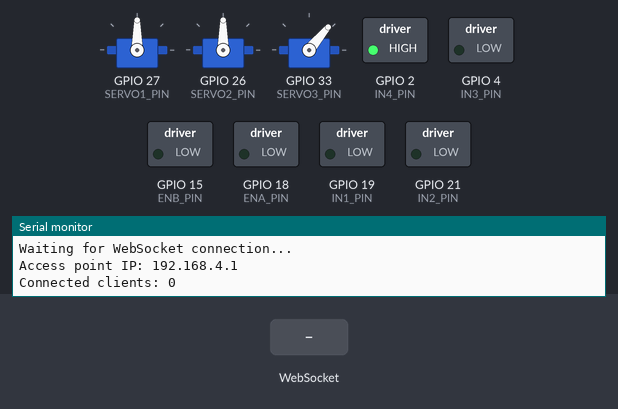
The sketch below on a simulated ESP32. Parts: 3 × servo, switched loads named in the sketch (green lamp = pin HIGH), the last lines printed to the serial monitor. Inputs (shaded band) come from the test bench.

Above: at 1.2 s.
1.3 s: WebSocket text "1" received
At 1.9 s:
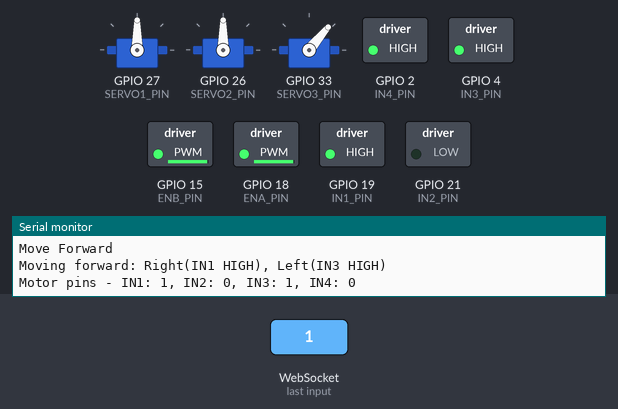
2.8 s: WebSocket text "2" received
At 4.0 s:
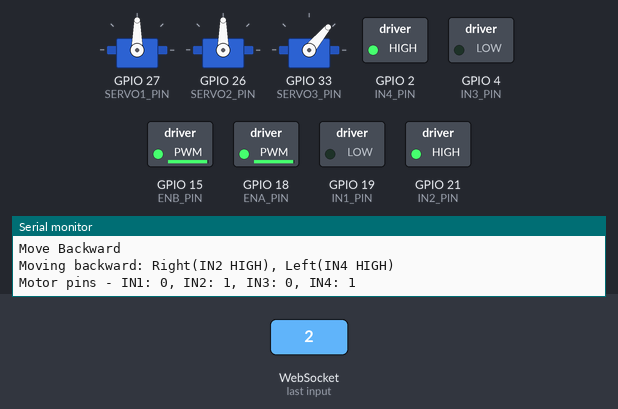
4.3 s: WebSocket text "4" received
At 5.3 s:
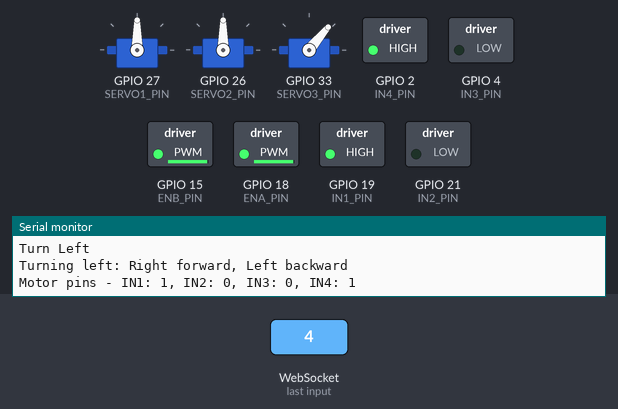
5.8 s: WebSocket text "8" received
At 6.4 s:
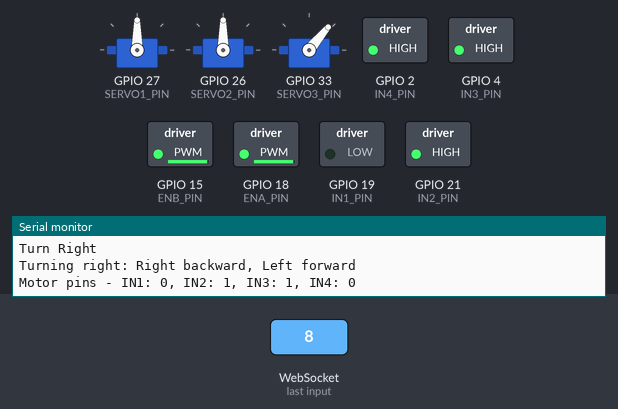
Timing chart, 0 to 8.8 s (numbered marks = the images above; inputs shaded):
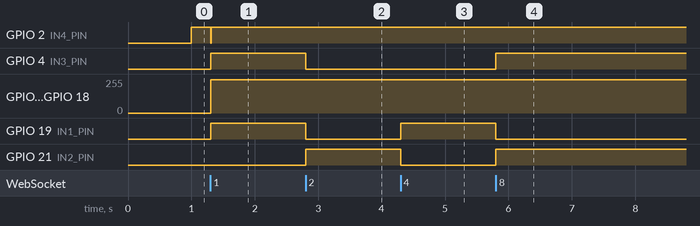

Measured:
- after the input at 1.3 s, GPIO 2 (IN4_PIN): HIGH → LOW after 0.00 s instead of 0.70 s; GPIO 4 (IN3_PIN), GPIO 19 (IN1_PIN): LOW → HIGH at once; GPIO 15 (ENB_PIN), GPIO 18 (ENA_PIN): 0/255 → 250/255 at once
- after the input at 2.8 s, GPIO 4 (IN3_PIN), GPIO 19 (IN1_PIN): HIGH → LOW at once; GPIO 21 (IN2_PIN): LOW → HIGH at once
- after the input at 4.3 s, GPIO 19 (IN1_PIN): LOW → HIGH at once; GPIO 21 (IN2_PIN): HIGH → LOW at once
- after the input at 5.8 s, GPIO 4 (IN3_PIN), GPIO 21 (IN2_PIN): LOW → HIGH at once; GPIO 19 (IN1_PIN): HIGH → LOW at once

The sketch:

ESP32-RC.ino
```cpp
#include <WiFi.h>
#include <WebServer.h>
#include <WebSocketsServer.h>
#include <ESP32Servo.h>
#include "index.h"

#define CMD_STOP 0
#define CMD_FORWARD 1
#define CMD_BACKWARD 2
#define CMD_LEFT 4
#define CMD_RIGHT 8

// Add slow movement commands
#define CMD_SLOW_FORWARD 101
#define CMD_SLOW_BACKWARD 102
#define CMD_SLOW_LEFT 104
#define CMD_SLOW_RIGHT 108

// Servo commands
#define CMD_SERVO1 16
#define CMD_SERVO2 32
#define CMD_SERVO3 64

// Motor pin definitions - corrected to match standard L298N wiring
// Right motor
#define ENA_PIN 18  // Enable pin for right motor
#define IN1_PIN 19  // Control pin 1 for right motor
#define IN2_PIN 21  // Control pin 2 for right motor
// Left motor
#define ENB_PIN 15   // Enable pin for left motor - using pin 5 which supports PWM
#define IN3_PIN 4  // Control pin 1 for left motor - changed to 15 (supports output)
#define IN4_PIN 2   // Control pin 2 for left motor - changed to 2 (supports output)

// LED indicator pin
#define LED_PIN T2  // Using T2 pin for connection status LED

// LED status variables
bool clientConnected = false;
unsigned long lastBlinkTime = 0;
bool ledState = false;

// Servo pins - modified to avoid conflict with motor pins
#define SERVO1_PIN 27
#define SERVO2_PIN 26
#define SERVO3_PIN 33

// Motor speeds
#define MOTOR_BASE_SPEED 250
#define MOTOR_SLOW_SPEED 160

// Create servo objects
Servo servo1;
Servo servo2;
Servo servo3;

// Servo positions (0-180)
int servo1Pos = 90;
int servo2Pos = 90;
int servo3Pos = 50;

// Last servo positions to track changes
int lastServo1Pos = 90;
int lastServo2Pos = 90;
int lastServo3Pos = 50;

// Access point credentials
const char* ap_ssid = "Mat ngu trien mien";     // Name of the access point
const char* ap_password = "monggiadinhanlanh";     // Password for the access point (min 8 chars)

// IP configurations for AP mode
IPAddress ap_local_IP(192, 168, 4, 1);
IPAddress ap_gateway(192, 168, 4, 1);
IPAddress ap_subnet(255, 255, 255, 0);

WebServer server(80);
WebSocketsServer webSocket = WebSocketsServer(81);  // WebSocket server on port 81

void webSocketEvent(uint8_t num, WStype_t type, uint8_t* payload, size_t length) {
  switch (type) {
    case WStype_DISCONNECTED:
      Serial.printf("[%u] Disconnected!\n", num);
      // Update connection status when all clients are disconnected
      if (webSocket.connectedClients() == 0) {
        clientConnected = false;
      }
      break;
    case WStype_CONNECTED:
      {
        IPAddress ip = webSocket.remoteIP(num);
        Serial.printf("[%u] Connected from %d.%d.%d.%d\n", num, ip[0], ip[1], ip[2], ip[3]);
        clientConnected = true;
      }
      break;
    case WStype_TEXT:
      {
        String message = String((char*)payload);
        Serial.print("Received message: ");
        Serial.println(message);

        // Check if it's a servo position command (format: "CMD_SERVO#:position")
        if (message.indexOf(":") > 0) {
          int cmdPos = message.indexOf(":");
          int cmd = message.substring(0, cmdPos).toInt();
          int pos = message.substring(cmdPos + 1).toInt();

          // Process servo commands
          switch (cmd) {
            case CMD_SERVO1:
              servo1Pos = pos;
              servo1.write(servo1Pos);
              Serial.printf("Setting Servo 1 to %d degrees\n", servo1Pos);
              break;
            case CMD_SERVO2:
              servo2Pos = pos;
              servo2.write(servo2Pos);
              Serial.printf("Setting Servo 2 to %d degrees\n", servo2Pos);
              break;
            case CMD_SERVO3:
              servo3Pos = pos;
              servo3.write(servo3Pos);
              Serial.printf("Setting Servo 3 to %d degrees\n", servo3Pos);
              break;
          }
        }
        else {
          // Regular movement commands
          int command = message.toInt();
          Serial.print("command: ");
          Serial.println(command);

          switch (command) {
            case CMD_STOP:
              Serial.println("Stop");
              CAR_stop();
              break;
            case CMD_FORWARD:
              Serial.println("Move Forward");
              CAR_moveForward();
              break;
            case CMD_BACKWARD:
              Serial.println("Move Backward");
              CAR_moveBackward();
              break;
            case CMD_LEFT:
              Serial.println("Turn Left");
              CAR_turnLeft();
              break;
            case CMD_RIGHT:
              Serial.println("Turn Right");
              CAR_turnRight();
              break;
            case CMD_SLOW_FORWARD:
              Serial.println("Move Forward Slowly");
              CAR_moveForwardSlow();
              break;
            case CMD_SLOW_BACKWARD:
              Serial.println("Move Backward Slowly");
              CAR_moveBackwardSlow();
              break;
            case CMD_SLOW_LEFT:
              Serial.println("Turn Left Slowly");
              CAR_turnLeftSlow();
              break;
            case CMD_SLOW_RIGHT:
              Serial.println("Turn Right Slowly");
              CAR_turnRightSlow();
              break;
            default:
              Serial.println("Unknown command");
          }
        }
      }
      break;
  }
}

void handleRoot() {
  Serial.println("Web Server: received a web page request");
  server.send(200, "text/html", HTML_CONTENT);
}

void setup() {
  Serial.begin(115200);
  Serial.println("ESP32 RC Car starting in AP mode...");

  // Configure motor pins
  pinMode(ENA_PIN, OUTPUT);
  pinMode(IN1_PIN, OUTPUT);
  pinMode(IN2_PIN, OUTPUT);
  pinMode(ENB_PIN, OUTPUT);
  pinMode(IN3_PIN, OUTPUT);
  pinMode(IN4_PIN, OUTPUT);

  // Initialize motor pins to LOW
  digitalWrite(IN1_PIN, LOW);
  digitalWrite(IN2_PIN, LOW);
  digitalWrite(IN3_PIN, LOW);
  digitalWrite(IN4_PIN, LOW);
  digitalWrite(ENA_PIN, LOW);
  digitalWrite(ENB_PIN, LOW);

  // Initialize ESP32 Servo library
  ESP32PWM::allocateTimer(0);
  ESP32PWM::allocateTimer(1);
  ESP32PWM::allocateTimer(2);
  ESP32PWM::allocateTimer(3);

  // Attach servos to pins and configure
  servo1.setPeriodHertz(50);      // Standard 50Hz servo
  servo1.attach(SERVO1_PIN, 544, 2400); // Adjust min/max pulse width if needed
  servo1.write(servo1Pos);         // Set to initial position

  servo2.setPeriodHertz(50);
  servo2.attach(SERVO2_PIN, 544, 2400);
  servo2.write(servo2Pos);

  servo3.setPeriodHertz(50);
  servo3.attach(SERVO3_PIN, 544, 2400);
  servo3.write(servo3Pos);

  Serial.println("Servos initialized");

  // Set WiFi to AP mode only
  WiFi.mode(WIFI_AP);

  // Configure and start AP
  configureWiFiAP();

  // Initialize WebSocket server
  webSocket.begin();
  webSocket.onEvent(webSocketEvent);
  Serial.println("WebSocket server started on port 81");

  // Set up web server routes
  server.on("/", HTTP_GET, handleRoot);

  // Start server
  server.begin();
  Serial.println("HTTP server started on port 80");

  // Configure LED pin
  pinMode(LED_PIN, OUTPUT);
  digitalWrite(LED_PIN, LOW);  // Start with LED off
  Serial.println("LED indicator initialized on pin T2");
}

void configureWiFiAP() {
  // Configure AP with static IP
  WiFi.softAPConfig(ap_local_IP, ap_gateway, ap_subnet);

  // Create WiFi Access Point
  Serial.println("Creating Access Point...");
  bool apSuccess = WiFi.softAP(ap_ssid, ap_password);

  if (apSuccess) {
    Serial.print("AP IP address: ");
    Serial.println(WiFi.softAPIP());
    Serial.print("AP SSID: ");
    Serial.println(ap_ssid);
    Serial.print("AP Password: ");
    #ifdef DEBUG
        Serial.println(ap_password);
    #endif
  } else {
    Serial.println("Failed to create Access Point!");
  }
}

void loop() {
  server.handleClient();  // Handle HTTP requests
  webSocket.loop();       // Handle WebSocket requests

  // LED indicator logic
  if (!clientConnected) {
    // Blink LED at 1 second interval when waiting for connection
    unsigned long currentTime = millis();
    if (currentTime - lastBlinkTime >= 1000) {
      lastBlinkTime = currentTime;
      ledState = !ledState;
      digitalWrite(LED_PIN, ledState);

      // Print periodic debug info
      if (ledState) {
        Serial.println("Waiting for WebSocket connection...");
        Serial.print("Access point IP: ");
        Serial.println(WiFi.softAPIP());
        Serial.print("Connected clients: ");
        Serial.println(WiFi.softAPgetStationNum());
      }
    }
  } else {
    // Keep LED on when client is connected
    digitalWrite(LED_PIN, HIGH);
  }
}

void CAR_moveForward() {
  // First set direction pins
  digitalWrite(IN1_PIN, HIGH);  // Right motor forward
  digitalWrite(IN2_PIN, LOW);
  digitalWrite(IN3_PIN, HIGH);  // Left motor forward
  digitalWrite(IN4_PIN, LOW);

  // Then set speed
  analogWrite(ENA_PIN, MOTOR_BASE_SPEED);  // Right motor speed
  analogWrite(ENB_PIN, MOTOR_BASE_SPEED);  // Left motor speed

  Serial.println("Moving forward: Right(IN1 HIGH), Left(IN3 HIGH)");

  // Debug motor signals
  Serial.print("Motor pins - IN1: ");
  Serial.print(digitalRead(IN1_PIN));
  Serial.print(", IN2: ");
  Serial.print(digitalRead(IN2_PIN));
  Serial.print(", IN3: ");
  Serial.print(digitalRead(IN3_PIN));
  Serial.print(", IN4: ");
  Serial.println(digitalRead(IN4_PIN));
}

void CAR_moveBackward() {
  // First set direction pins
  digitalWrite(IN1_PIN, LOW);   // Right motor backward
  digitalWrite(IN2_PIN, HIGH);
  digitalWrite(IN3_PIN, LOW);   // Left motor backward
  digitalWrite(IN4_PIN, HIGH);

  // Then set speed
  analogWrite(ENA_PIN, MOTOR_BASE_SPEED);  // Right motor speed
  analogWrite(ENB_PIN, MOTOR_BASE_SPEED);  // Left motor speed

  Serial.println("Moving backward: Right(IN2 HIGH), Left(IN4 HIGH)");

  // Debug motor signals
  Serial.print("Motor pins - IN1: ");
  Serial.print(digitalRead(IN1_PIN));
  Serial.print(", IN2: ");
  Serial.print(digitalRead(IN2_PIN));
  Serial.print(", IN3: ");
  Serial.print(digitalRead(IN3_PIN));
  Serial.print(", IN4: ");
  Serial.println(digitalRead(IN4_PIN));
}

void CAR_turnLeft() {
  // First set direction pins
  digitalWrite(IN1_PIN, HIGH);  // Right motor forward
  digitalWrite(IN2_PIN, LOW);
  digitalWrite(IN3_PIN, LOW);   // Left motor backward
  digitalWrite(IN4_PIN, HIGH);

  // Then set speed
  analogWrite(ENA_PIN, MOTOR_BASE_SPEED);  // Right motor speed
  analogWrite(ENB_PIN, MOTOR_BASE_SPEED);  // Left motor speed

  Serial.println("Turning left: Right forward, Left backward");

  // Debug motor signals
  Serial.print("Motor pins - IN1: ");
  Serial.print(digitalRead(IN1_PIN));
  Serial.print(", IN2: ");
  Serial.print(digitalRead(IN2_PIN));
  Serial.print(", IN3: ");
  Serial.print(digitalRead(IN3_PIN));
  Serial.print(", IN4: ");
  Serial.println(digitalRead(IN4_PIN));
}

void CAR_turnRight() {
  // First set direction pins
  digitalWrite(IN1_PIN, LOW);   // Right motor backward
  digitalWrite(IN2_PIN, HIGH);
  digitalWrite(IN3_PIN, HIGH);  // Left motor forward
  digitalWrite(IN4_PIN, LOW);

  // Then set speed
  analogWrite(ENA_PIN, MOTOR_BASE_SPEED);  // Right motor speed
  analogWrite(ENB_PIN, MOTOR_BASE_SPEED);  // Left motor speed

  Serial.println("Turning right: Right backward, Left forward");

  // Debug motor signals
  Serial.print("Motor pins - IN1: ");
  Serial.print(digitalRead(IN1_PIN));
  Serial.print(", IN2: ");
  Serial.print(digitalRead(IN2_PIN));
  Serial.print(", IN3: ");
  Serial.print(digitalRead(IN3_PIN));
  Serial.print(", IN4: ");
  Serial.println(digitalRead(IN4_PIN));
}

void CAR_stop() {
  // First set direction pins to LOW
  digitalWrite(IN1_PIN, LOW);
  digitalWrite(IN2_PIN, LOW);
  digitalWrite(IN3_PIN, LOW);
  digitalWrite(IN4_PIN, LOW);

  // Then set speed to 0
  analogWrite(ENA_PIN, 0);  // Right motor speed
  analogWrite(ENB_PIN, 0);  // Left motor speed

  Serial.println("Stopping: All direction pins LOW");
}

// New slow movement functions
void CAR_moveForwardSlow() {
  // First set direction pins
  digitalWrite(IN1_PIN, HIGH);  // Right motor forward
  digitalWrite(IN2_PIN, LOW);
  digitalWrite(IN3_PIN, HIGH);  // Left motor forward
  digitalWrite(IN4_PIN, LOW);

  // Then set speed
  analogWrite(ENA_PIN, MOTOR_SLOW_SPEED);  // Right motor speed
  analogWrite(ENB_PIN, MOTOR_SLOW_SPEED);  // Left motor speed

  Serial.println("Moving forward slowly");
}

void CAR_moveBackwardSlow() {
  // First set direction pins
  digitalWrite(IN1_PIN, LOW);   // Right motor backward
  digitalWrite(IN2_PIN, HIGH);
  digitalWrite(IN3_PIN, LOW);   // Left motor backward
  digitalWrite(IN4_PIN, HIGH);

  // Then set speed
  analogWrite(ENA_PIN, MOTOR_SLOW_SPEED);  // Right motor speed
  analogWrite(ENB_PIN, MOTOR_SLOW_SPEED);  // Left motor speed

  Serial.println("Moving backward slowly");
}

void CAR_turnLeftSlow() {
  // First set direction pins
  digitalWrite(IN1_PIN, HIGH);  // Right motor forward
  digitalWrite(IN2_PIN, LOW);
  digitalWrite(IN3_PIN, LOW);   // Left motor backward
  digitalWrite(IN4_PIN, HIGH);

  // Then set speed
  analogWrite(ENA_PIN, MOTOR_SLOW_SPEED);  // Right motor speed
  analogWrite(ENB_PIN, MOTOR_SLOW_SPEED);  // Left motor speed

  Serial.println("Turning left slowly");
}

void CAR_turnRightSlow() {
  // First set direction pins
  digitalWrite(IN1_PIN, LOW);   // Right motor backward
  digitalWrite(IN2_PIN, HIGH);
  digitalWrite(IN3_PIN, HIGH);  // Left motor forward
  digitalWrite(IN4_PIN, LOW);

  // Then set speed
  analogWrite(ENA_PIN, MOTOR_SLOW_SPEED);  // Right motor speed
  analogWrite(ENB_PIN, MOTOR_SLOW_SPEED);  // Left motor speed

  Serial.println("Turning right slowly");
}
```

Source omitted: index.h (17611 bytes)
